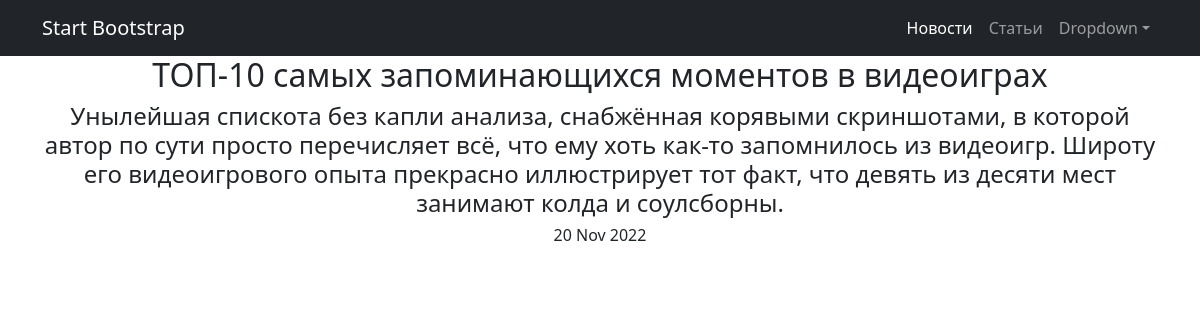
/post/article/2, run on the app's committed database.
### data_base/models.py (models this page shows, shortened)
class Post(models.Model):
    author = models.ForeignKey(Author, on_delete=models.CASCADE)
    type = models.CharField(choices=[('news', 'новость'), ('article', 'статья')], max_length=255)
    time_of_addition = models.DateTimeField(auto_now_add=True)
    category = models.ManyToManyField(Category, through=PostCategory, null=True)
    heading = models.CharField(max_length=255)
    text = models.TextField()
    rating = models.IntegerField(default=0)

### data_base/views.py (the view)
# urls.py: path('article/<int:pk>', News_oneDetail.as_view()),
class News_oneDetail(DetailView):
    model = Post
    template_name = 'news_one.html'
    context_object_name = 'news'

### templates/news_one.html (shortened to what this page needs)
{% extends 'flatpages/default.html' %}
{% block content %}
<tr><h2>{{ news.heading }}</h2></tr>
<tr><h4>{{ news.text }}</h4></tr>
<tr><h6>{{ news.time_of_addition | date:'d M Y' }}</h6></tr>
{% endblock content %}

### data on the page
Post: heading "ТОП-10 самых запоминающихся моментов в видеоиграх", text "Унылейшая спискота без капли анализа, снабжённая корявыми скриншотами, в которой автор по сути просто перечисляет всё, что ему хоть как-то запомнилось из видеоигр. Широту его видеоигрового опыта прекрасно иллюстрирует тот факт, что девять из десяти мест занимают колда и соулсборны.", time_of_addition "20 Nov 2022"
